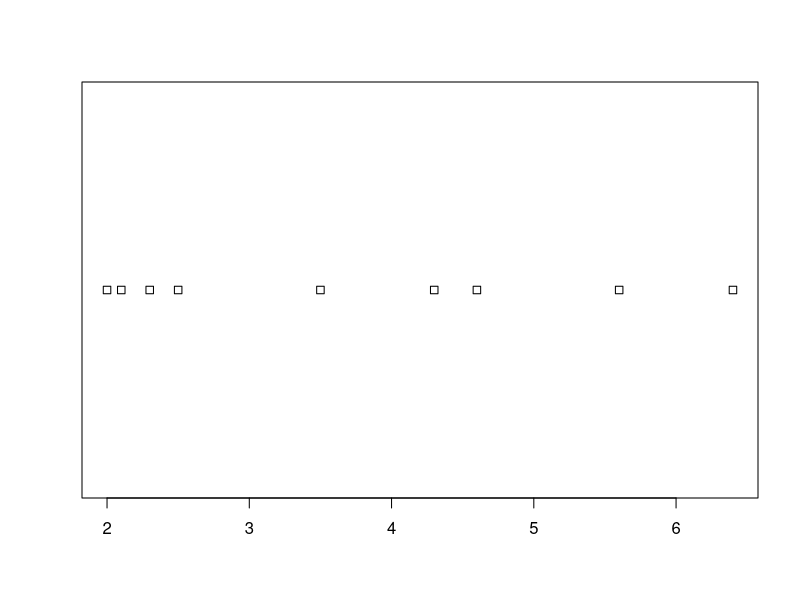
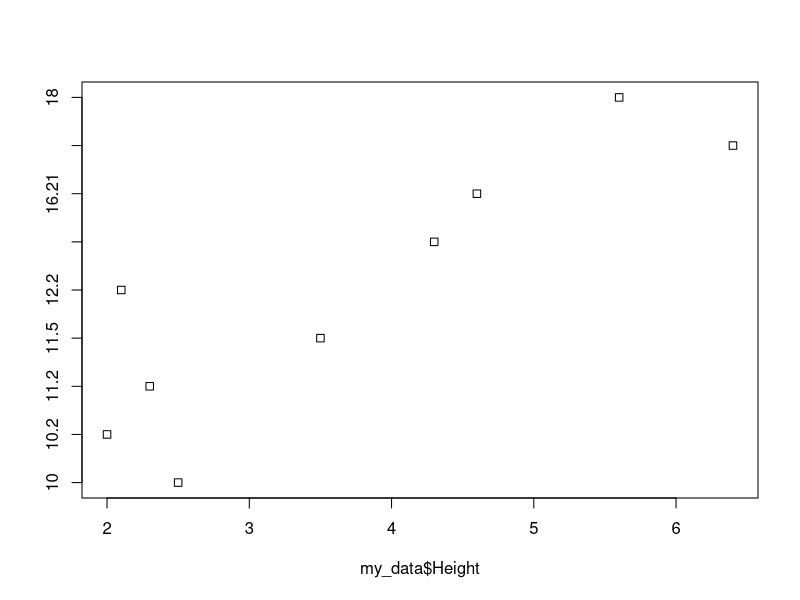
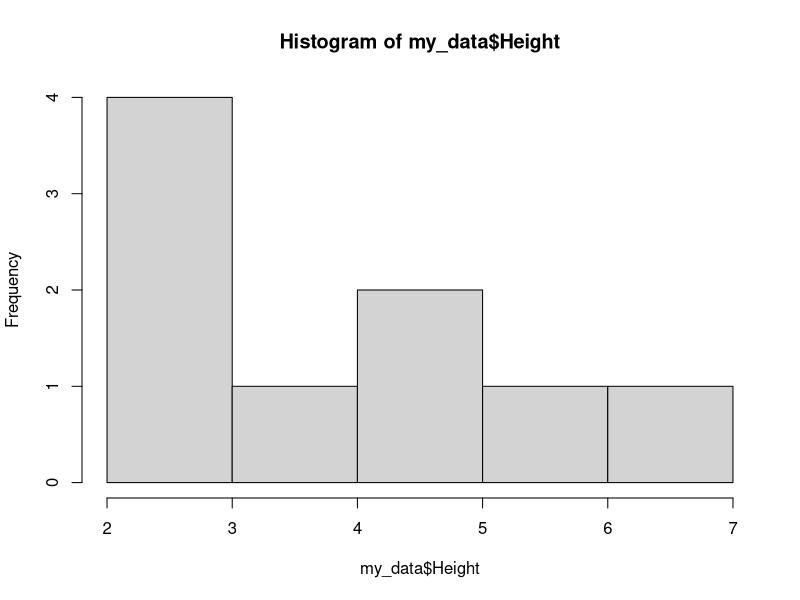
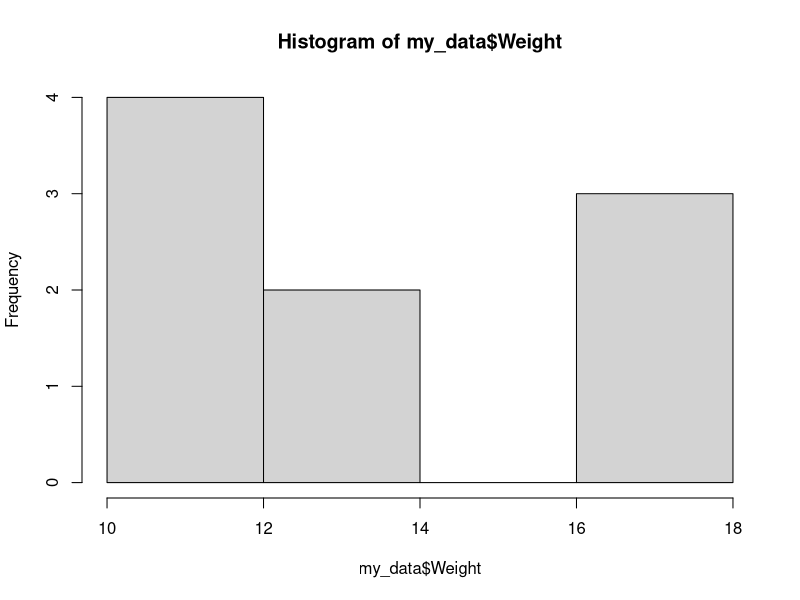
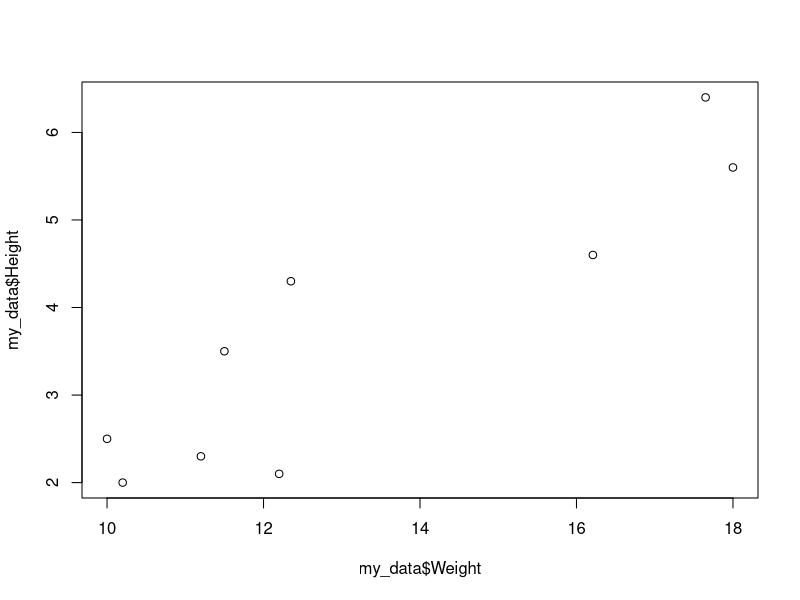
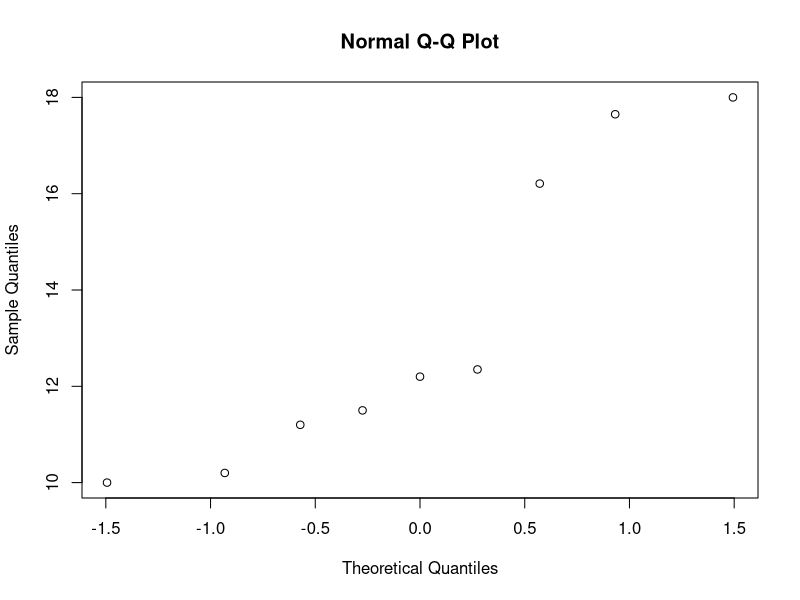
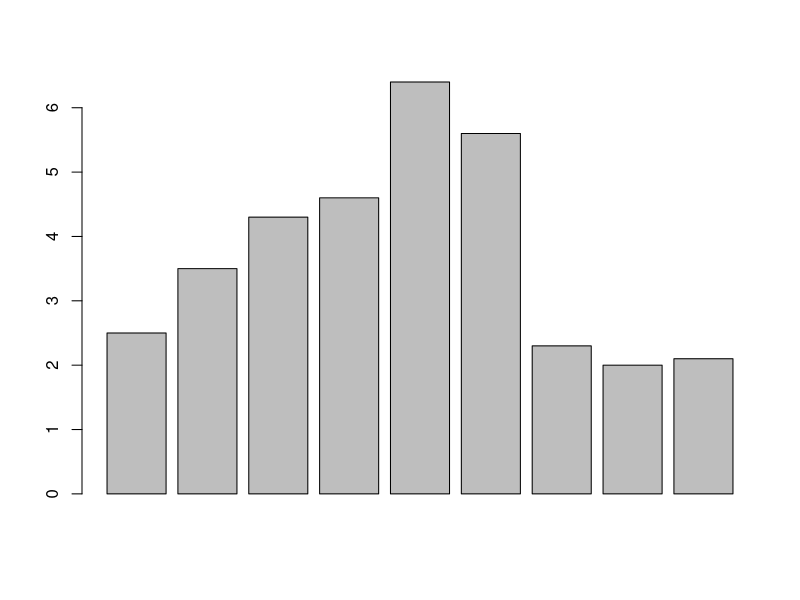
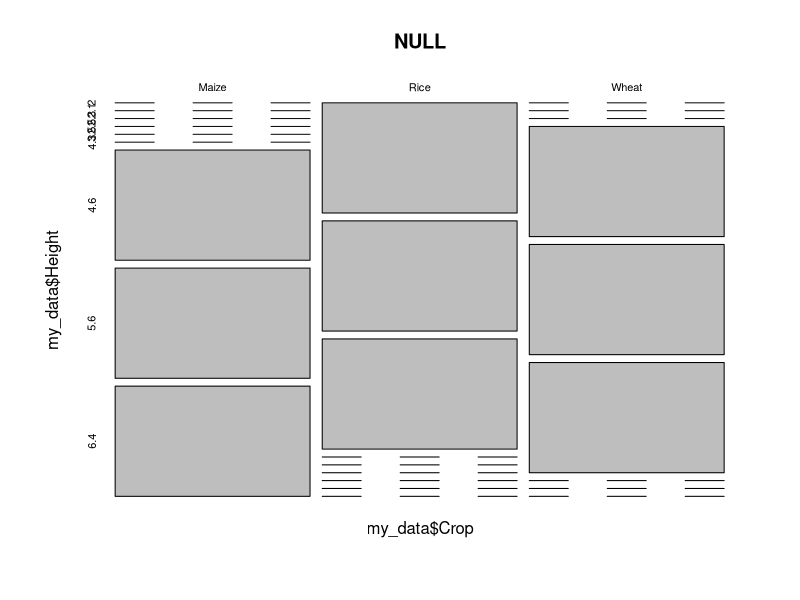

The R source for these figures, in order: (Note: this script raises an error after producing the figures.)
library(readxl)
my_data <- read_excel("data.xlsx", sheet = "data", 
                      col_types = c("text", "numeric", "numeric"))
View(my_data)


## strip chart    for plot zoom cntl+shf+6
stripchart(my_data$Height)
## strip chart for 2 variables
stripchart(my_data$Height~ my_data$Weight)

## Histogram
hist(my_data$Height)
hist(my_data$Weight)


# scatter plot
plot(my_data$Weight, my_data$Height)

# qqnorm plot
qqnorm(my_data$Weight)

## bar plot
barplot(my_data$Height)

## Mosaic plot
mosaicplot(~my_data$Crop+my_data$Height)


bqxplot(my_data$Height ~ my_data$Crop)












